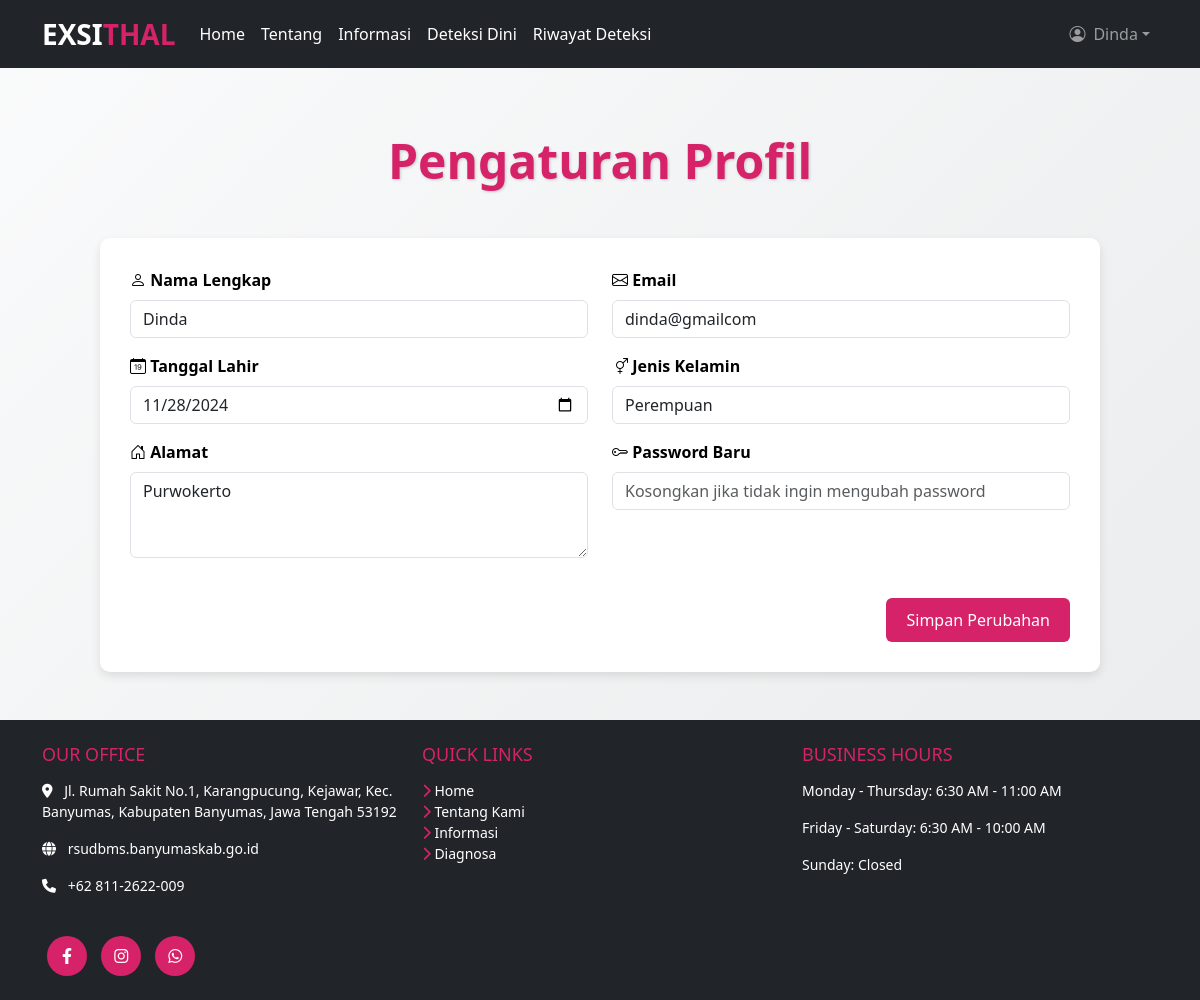
The app's page /page/pengaturan.php (signed in) with its own data.
### tables this page shows
CREATE TABLE `user` (
  `id` int(11) NOT NULL,
  `namalengkap` varchar(55) NOT NULL,
  `email` varchar(55) NOT NULL,
  `password` varchar(255) NOT NULL,
  `created_at` timestamp NOT NULL DEFAULT current_timestamp(),
  `role` tinyint(4) DEFAULT 0,
  `tanggal_lahir` date DEFAULT NULL,
  `jenis_kelamin` enum('Laki-laki','Perempuan') DEFAULT NULL,
  `alamat` text DEFAULT NULL
);

### page/pengaturan.php (the view, shortened to what this page needs)
<?php
include 'header.php';
require '../database/koneksi.php';
$namalengkap = '';
$email = '';
$password = '';
$tanggal_lahir = '';
$jenis_kelamin = '';
$alamat = '';
$role = '';
if (isset($_SESSION['logged_in']) && $_SESSION['logged_in'] === true) {
    $userId = $_SESSION['user_id'];
    $sql = "SELECT namalengkap, email, password, tanggal_lahir, jenis_kelamin, alamat, role FROM user WHERE id = ?";
    if ($stmt = $conn->prepare($sql)) {
        $stmt->bind_param("i", $userId);
        $stmt->execute();
        $stmt->bind_result($namalengkap, $email, $password, $tanggal_lahir, $jenis_kelamin, $alamat, $role);
    }
}
?>
<section class="py-5 text-center" style="background-color: #f8f9fa;">
    <div class="mb-5">
        <h2 class="navbar-brand large-text mt-3" style="color: #d62268; text-shadow: 1px 1px 3px rgba(0, 0, 0, 0.2); font-weight: bold;">
            Pengaturan Profil
        </h2>
    </div>
    <div class="container" style="max-width: 1000px; background-color: #ffffff; padding: 30px; border-radius: 10px; box-shadow: 0 4px 10px rgba(0, 0, 0, 0.1);">
        <form method="POST" action="">
            <div class="row g-4">
                <div class="col-md-6">
                    <div class="mb-3 text-start">
                        <label for="namalengkap" class="form-label fw-bold" style="color: #000000;">
                            <i class="bi bi-person"></i> Nama Lengkap
                        </label>
                        <input type="text" class="form-control" id="namalengkap" name="namalengkap" value="<?php echo htmlspecialchars($namalengkap); ?>" required>
                    </div>
                    <div class="mb-3 text-start">
                        <label for="tanggal_lahir" class="form-label fw-bold" style="color: #000000;">
                            <i class="bi bi-calendar-date"></i> Tanggal Lahir
                        </label>
                        <input type="date" class="form-control" id="tanggal_lahir" name="tanggal_lahir" value="<?php echo htmlspecialchars($tanggal_lahir); ?>" required>
                    </div>
                    <div class="mb-3 text-start">
                        <label for="alamat" class="form-label fw-bold" style="color: #000000;">
                            <i class="bi bi-house-door"></i> Alamat
                        </label>
                        <textarea class="form-control" id="alamat" name="alamat" rows="3" required><?php echo htmlspecialchars($alamat); ?></textarea>
                    </div>
                </div>
                <div class="col-md-6">
                    <div class="mb-3 text-start">
                        <label for="email" class="form-label fw-bold" style="color: #000000;">
                            <i class="bi bi-envelope"></i> Email
                        </label>
                        <input type="email" class="form-control" id="email" name="email" value="<?php echo htmlspecialchars($email); ?>" required>
                    </div>
                    <div class="mb-3 text-start">
                        <label for="jenis_kelamin" class="form-label fw-bold" style="color: #000000;">
                            <i class="bi bi-gender-ambiguous"></i> Jenis Kelamin
                        </label>
                        <select class="form-control" id="jenis_kelamin" name="jenis_kelamin" required>
                            <option value="Perempuan" <?php echo $jenis_kelamin === 'Perempuan' ? 'selected' : ''; ?>>Perempuan</option>
                        </select>
                    </div>
                    <div class="mb-3 text-start">
                        <label for="password" class="form-label fw-bold" style="color: #000000;">
                            <i class="bi bi-key"></i> Password Baru
                        </label>
                        <input type="password" class="form-control" id="password" name="password" placeholder="Kosongkan jika tidak ingin mengubah password">
                    </div>
                </div>
            </div>
            <div class="text-end mt-4">
                <button type="submit" class="btn" style="background-color: #d62268; color: white; border: none; padding: 10px 20px;">Simpan Perubahan</button>
            </div>
        </form>
    </div>
</section>
<?php
include 'footer.php';
?>

### asset/css/index.css (style rules this page uses)
.container { position: relative; z-index: 3; color: white; }
.navbar-brand { font-size: 28px; font-weight: bold; }
.large-text { font-size: 3em; }

### asset/css/info.css (style rules this page uses)
section { background-color: #f8f9fa; background-image: linear-gradient(135deg, rgba(255, 255, 255, 0.2), rgba(0, 0, 0, 0.05)); }

### records on screen
user: namalengkap "Dinda", tanggal_lahir "11/28/2024", alamat "Purwokerto", email "dinda@gmailcom", jenis_kelamin "Perempuan"

### other values on screen
$_SESSION['namalengkap'] "Dinda"
